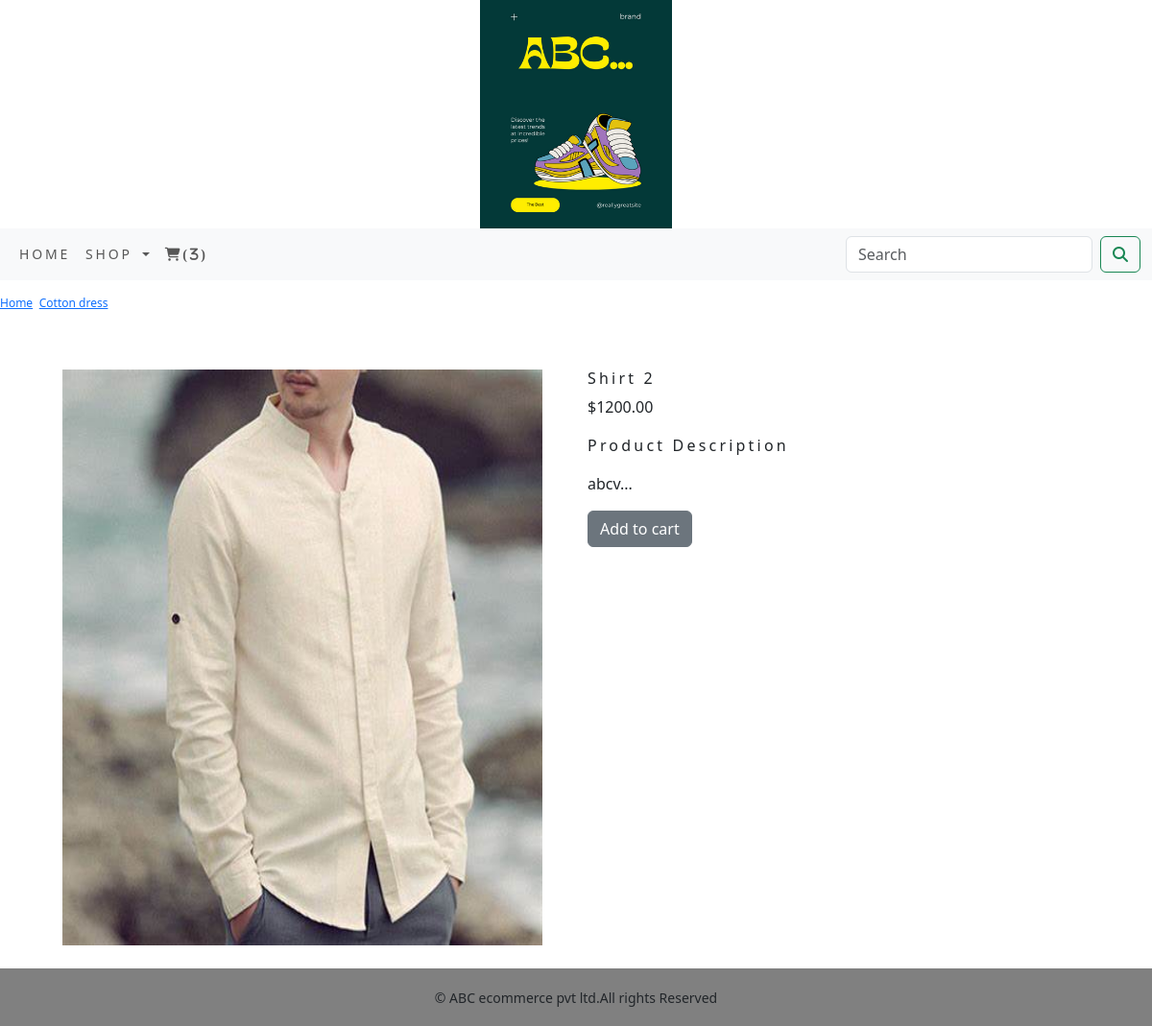
Page /shop/cotton-dress/shirt-2/ on the committed database.
### shop/models.py (models this page shows, shortened)
class Product(models.Model):
    name = models.CharField(max_length=250, unique=True)
    slug = models.SlugField(max_length=250, unique=True)
    description = models.TextField(blank=True)
    price = models.DecimalField(max_digits=10, decimal_places=2)
    category = models.ForeignKey(Category, on_delete=models.CASCADE)
    image = models.ImageField(upload_to='product', blank=True)
    stock = models.IntegerField()
    available = models.BooleanField(default=True)
    created = models.DateTimeField(auto_now_add=True)
    updated = models.DateTimeField(auto_now=True)
    class Meta:
        ordering = ('name',)
        verbose_name = 'product'
        verbose_name_plural = 'products'

class Category(models.Model):
    name = models.CharField(max_length=250, unique=True)
    slug = models.SlugField(max_length=250, unique=True)
    description = models.TextField(blank=True)
    image = models.ImageField(upload_to='category', blank=True)
    class Meta:
        ordering =('name',)
        verbose_name = 'category'
        verbose_name_plural = 'categories'
    def get_url(self):
        return reverse('shop:products_by_category',args=[self.slug])
    def __str__(self):
        return '{}'.format(self.name)

### shop/views.py (the view)
# urls.py: path('<slug:c_slug>/<slug:product_slug>/',views.proDetails,name='prodCatdetail'),
def proDetails(request,c_slug,product_slug):
    try:
        product=Product.objects.get(category__slug=c_slug,slug=product_slug)
    except Exception as e:
        return e
    return render(request,'product.html',{'product':product})

### cart/context_processors.py (called while the page is built)
def counter(request):
    item_count=0
    if 'admin' in request.path:
        return {}
    else:
        try:
            cart = Cart.objects.filter(cart_id=_cart_id(request))
            cart_items = CartItem.objects.all().filter(cart=cart[:1])
            for cart_item in cart_items:
                item_count += cart_item.quantity
        except cart.DoesNotExist:
            item_count=0
    return dict(item_count=item_count)

### cart/views.py (called while the page is built)
def _cart_id(request):
    cart=request.session.session_key
    if not cart:
        cart=request.session.create()
        return cart

### shop/context_processors.py (called while the page is built)
def menu_links(request):
    links=Category.objects.all()
    return dict(links=links)

### templates/product.html (shortened to what this page needs)
{% extends 'base.html' %}
{% load static %}
{% block content %}
<div class="row my_prod_row_class">
  <div class="mx_auto">
    <p><a href="{% url 'shop:allProdCat' %}">Home</a>|<a href="{{product.category.get_url}}">{{product.category}}</a>|{{product.name}}</p>
  </div>
</div>
<div class="container">
<br>
<div class="row">
  <div class="col-12 col-sm-12 col-md-12 col-lg-6 text-center">
    <div style="min-width:18rem">
       <img src="{{product.image.url}}" alt="{{product.name}}" width="500" height="600">
    </div>
  </div>
    <div class="col-12 col-sm-12 col-md-12 col-lg-6">
       <div>
      <h1 class="my_prod_title">{{product.name}}</h1>
      <p>${{product.price}}</p>
      <p class="my_title">Product Description</p>
      <p class="text-justify my_prod_text">{{product.description}}</p>
      {% if product.stock <= 0 %}
      <p class="text-justify my_prod_text"><b>Currently Out of stock</b></p>
      {% else %}
      <a class="btn btn-secondary" href="{% url 'cart:add_cart' product.id %}">Add to cart</a>
       {% endif %}
    </div>
  </div>
   </div>
</div>
</div>
<br>
{% endblock %}

### static/css/custom.css (style rules this page uses)
body { font-family: 'Tektur', sans-serif; }
.my_title { font-size:16px; text_transform:uppercase; letter-spacing:.2em; }
.my_prod_row_class { padding-top:15px; padding-bottom:20px; }
.my_prod_row_class .mx_auto { color:#0000; font-size:12px; text-decoration:none; }
.my_prod_title { font-size:16px; text_transform:uppercase; letter-spacing:.2em; padding-top:15px padding-bottom:10px; }

### rows in the picture
Product: category "Cotton dress", image (picture), name "Shirt 2", price "1200.00", description "abcv..."

### other values in the picture
{{ item_count }} "3"
